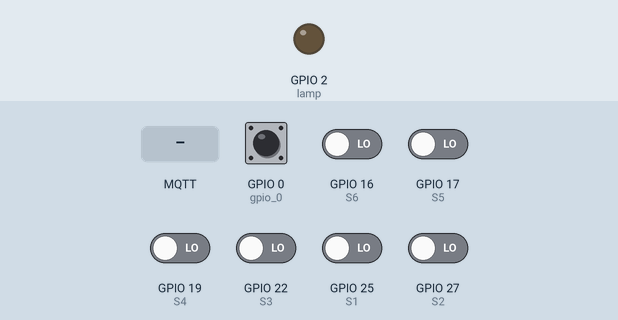
A sketch run on a simulated ESP32. Parts: output pins drawn as LEDs (lit = HIGH). Dashed ring = blinking. The inputs (shaded band) are chosen by the test bench; at power-on: GPIO 0 (gpio_0) HIGH, GPIO 16 (S6), GPIO 17 (S5), GPIO 19 (S4), GPIO 22 (S3), GPIO 25 (S1), GPIO 27 (S2) LOW. WiFi joins after 1.5 s; servers stay silent unless stated; no MQTT or app messages arrive unless stated; pins used as bus, display or sensor lines are not drawn; what the sketch prints to the serial monitor is not drawn.

Above: at 2.7 s.
2.8 s: GPIO 16 (S6) driven HIGH
4.3 s: MQTT message "1" arrives on the first subscribed topic
5.8 s: GPIO 0 (gpio_0) pulsed LOW 5 times (0.12 s each, 0.3 s apart)
At 6.37 s:
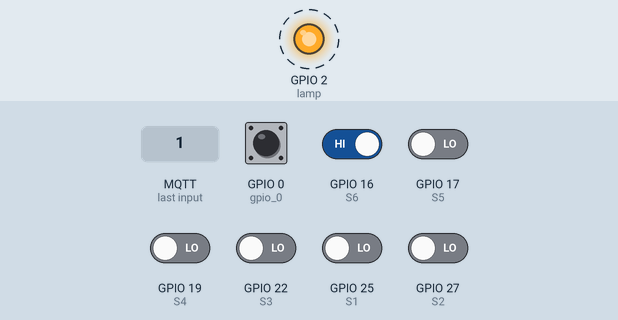
Timing chart, 0 to 8.8 s (numbered marks = the images above; inputs shaded):
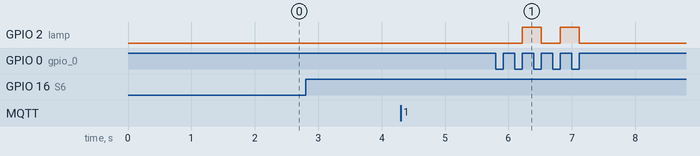

Measured:
- after the input at 2.8 s, every drawn part: stays the same
- after the input at 4.3 s, every drawn part: stays the same
- after the input at 5.8 s, GPIO 2 (lamp): alternates HIGH for 0.30 s and LOW for 0.30 s, 4 changes in all, then stays LOW, starting after 0.42 s

The sketch:

esp_32.ino
```cpp
#include "secrets.h"
#include <WiFiClientSecure.h>
#include <PubSubClient.h>
#include <ArduinoJson.h>
#include "WiFi.h"

#define AWS_IOT_PUBLISH_TOPIC   "lamda"
#define AWS_IOT_SUBSCRIBE_TOPIC "esp32/sub"

#define lamp 2
#define gpio_0 0
String myid;
bool sflag;
bool report=0;
bool reportstate;
bool check=0;
int switc;
WiFiClientSecure net = WiFiClientSecure();
PubSubClient client(net);

//switch configurations
const int S1 = 25;
const int S2 = 27;
const int S3 = 22;
const int S4 = 19;
const int S5 = 17;
const int S6 = 16;

//relay configurations
const int r1 = 33;
const int r2 = 26;
const int r3 = 21;
const int r4 = 18;
const int r5 = 5;
const int r6 = 4;

volatile unsigned long lastDebounceTime = 0;
volatile unsigned long debounceDelay = 10;
bool state1,state2,state3,state4,state5,state6;

void RelayControl(int sw,bool sta)
{
check=1;
report=1;
switc=sw;
reportstate=sta;
switch(sw)
  {
    case 1:
    digitalWrite(r1,!sta);
    break;

    case 2:
    digitalWrite(r2,!sta);
    break;

    case 3:
    digitalWrite(r3,!sta);
    break;

    case 4:
    digitalWrite(r4,!sta);;
    break;

    case 5:
    digitalWrite(r5,!sta);
    break;

    case 6:
    digitalWrite(r6,!sta);
    break;
  }

}

void SwitchControl(int sw)
{
  report=1;
  switc=sw;
  if ((millis() - lastDebounceTime) > debounceDelay)
  {
  Serial.println("working" + String(sw));
  switch(sw)
  {
    case 1:
    state1=!state1;
    reportstate=state1;
    digitalWrite(r1,!state1);
    Serial.println(state1);
    break;

    case 2:
    state2=!state2;
    reportstate=state2;
    digitalWrite(r2,!state2);
    Serial.println(state2);
    break;

    case 3:
    state3=!state3;
    reportstate=state3;
    digitalWrite(r3,!state3);
    Serial.println(state3);
    break;

    case 4:
    state4=!state4;
    reportstate=state4;
    digitalWrite(r4,!state4);
    Serial.println(state4);
    break;

    case 5:
    state5=!state5;
    reportstate=state5;
    digitalWrite(r5,!state5);
    Serial.println(state5);
    break;

    case 6:
    state6=!state6;
    reportstate=state6;
    digitalWrite(r6,!state6);
    Serial.println(state6);
    break;
  }
  lastDebounceTime = millis();
  }
}

void ReportState()
{
  if (!client.connected()) {
    connectAWS();
  }
  StaticJsonDocument<200> doc;
  doc["type"] = "action";
  doc["id"] = "123";
  doc["Switch_id"] = (myid +"-"+String(switc));
  doc["stat"]= reportstate;
  char jsonBuffer[512];
  serializeJson(doc, jsonBuffer); // print to client
  client.publish(AWS_IOT_PUBLISH_TOPIC, jsonBuffer);
  report=0;
}

void connectAWS()
{
  WiFi.mode(WIFI_STA);
  WiFi.begin(WIFI_SSID, WIFI_PASSWORD);

  Serial.println("Connecting to Wi-Fi");

  while (WiFi.status() != WL_CONNECTED)
  {
    delay(500);
    Serial.print(".");
  }

  // Configure WiFiClientSecure to use the AWS IoT device credentials
  net.setCACert(AWS_CERT_CA);
  net.setCertificate(AWS_CERT_CRT);
  net.setPrivateKey(AWS_CERT_PRIVATE);

  // Connect to the MQTT broker on the AWS endpoint we defined earlier
  client.setServer(AWS_IOT_ENDPOINT, 8883);

  // Create a message handler
  client.setCallback(messageHandler);

  Serial.println("Connecting to AWS IOT");

  while (!client.connect(THINGNAME))
  {
    Serial.print(".");
    delay(100);
  }

  if (!client.connected())
  {
    Serial.println("AWS IoT Timeout!");
    return;
  }
  else
  {
  // Subscribe to a topic
  client.subscribe(myid.c_str());
  Serial.println("AWS IoT Connected!");
  }


}

void sendConfigData()
{
   //write code to find the connected switch
  Serial.print("sending message : ");
  Serial.println(AWS_IOT_PUBLISH_TOPIC);
  StaticJsonDocument<200> doc;
  doc["type"] = "config";
  doc["id"] = "123";
  doc["Switch_id"] = "";
  doc["stat"]= false;
  //doc["device_id"] = myid;
  JsonArray list = doc.createNestedArray("device_list");
  // Add pin no of relay as values to the list

  list.add(myid +"."+"1");
  list.add(myid +"."+"2");
  list.add(myid +"."+"3");
  char jsonBuffer[512];
  serializeJson(doc, jsonBuffer); // print to client

  client.publish(AWS_IOT_PUBLISH_TOPIC, jsonBuffer);
}

void messageHandler(char* topic, byte* payload, unsigned int length)
{
  Serial.print("incoming: ");
  Serial.println(topic);

  StaticJsonDocument<200> doc;
  deserializeJson(doc, payload);
  int Switc = doc["Switch"]; // int has to be replaced with the datattype of the incomming file
  bool stat=doc["stat"];

   Serial.println();
   Serial.println(Switc);
   Serial.println(stat);
   RelayControl(Switc,stat);
  /*for (int i = 0; i < length; i++)
  {
    Serial.print((char)payload[i]); // Pring payload content
  }*/
  Serial.println();
}

void publishMessage()   // to publish msg to aws
{
  if (!client.connected()) {
    connectAWS();
  }
  Serial.print("sending message : ");
  Serial.println(AWS_IOT_PUBLISH_TOPIC);
  StaticJsonDocument<200> doc;
  doc["myid"] = myid;
  doc["state"] = sflag;
  char jsonBuffer[512];
  serializeJson(doc, jsonBuffer); // print to client
  client.publish(AWS_IOT_PUBLISH_TOPIC, jsonBuffer);

}


void setup()
{
  Serial.begin(115200);
  myid=WiFi.macAddress();
  myid.replace(":","_");
  //sendConfigData();
  Serial.println("my id : " + myid);
  pinMode (lamp, OUTPUT);
  pinMode (gpio_0, INPUT);
  digitalWrite(lamp, LOW);
  sflag=true;

  //switch
  pinMode(S1, INPUT_PULLDOWN);
  pinMode(S2, INPUT_PULLDOWN);
  pinMode(S3, INPUT_PULLDOWN);
  pinMode(S4, INPUT_PULLDOWN);
  pinMode(S5, INPUT_PULLDOWN);
  pinMode(S6, INPUT_PULLDOWN);

  //relay
  pinMode(r1, OUTPUT);
  pinMode(r2, OUTPUT);
  pinMode(r3, OUTPUT);
  pinMode(r4, OUTPUT);
  pinMode(r5, OUTPUT);
  pinMode(r6, OUTPUT);
  delay(10);
  state1=digitalRead(S1);
  state2=digitalRead(S2);
  state3=digitalRead(S3);
  state4=digitalRead(S4);
  state5=digitalRead(S5);
  state6=digitalRead(S6);
  digitalWrite(r1,!state1);
  digitalWrite(r2,!state2);
  digitalWrite(r3,!state3);
  digitalWrite(r4,!state4);
  digitalWrite(r5,!state5);
  digitalWrite(r6,!state6);

  //config();
  attachInterrupt(digitalPinToInterrupt(S1), [] { SwitchControl(1); }, CHANGE);
  attachInterrupt(digitalPinToInterrupt(S2), [] { SwitchControl(2); }, CHANGE);
  attachInterrupt(digitalPinToInterrupt(S3), [] { SwitchControl(3); }, CHANGE);
  attachInterrupt(digitalPinToInterrupt(S4), [] { SwitchControl(4); }, CHANGE);
  attachInterrupt(digitalPinToInterrupt(S5), [] { SwitchControl(5); }, CHANGE);
  attachInterrupt(digitalPinToInterrupt(S6), [] { SwitchControl(6); }, CHANGE);
  connectAWS();
}


void loop()
{
  if(check)
  {
  state1=digitalRead(S1);
  state2=digitalRead(S2);
  state3=digitalRead(S3);
  state4=digitalRead(S4);
  state5=digitalRead(S5);
  state6=digitalRead(S6);
  check=0;
  }
  if (!client.connected()) {
    connectAWS(); // Reconnect to AWS IoT if disconnected
  }

  if (WiFi.status() != WL_CONNECTED) {
    Serial.println("WiFi disconnected. Reconnecting...");
    WiFi.begin(WIFI_SSID, WIFI_PASSWORD); // Reconnect to WiFi
    delay(500);
    Serial.print(".");
   // Serial.println("WiFi reconnected.");
  }
  client.loop();
  if (digitalRead(gpio_0) == LOW)
  {
    while (digitalRead(gpio_0) == LOW);
    sflag=!sflag;
    digitalWrite(lamp, sflag);
    publishMessage();
  }
  if(report)
  ReportState();
  delay(100);
}
```

secrets.h
```cpp
#include <pgmspace.h>

#define SECRET
#define THINGNAME "home_auto"                         //change this

const char WIFI_SSID[] = "realme";               //change this
const char WIFI_PASSWORD[] = "12345678";           //change this
const char AWS_IOT_ENDPOINT[] = "aal0jkuij6i6u-ats.iot.ap-south-1.amazonaws.com";       //change this

// Amazon Root CA 1
static const char AWS_CERT_CA[] PROGMEM = R"EOF(
-----BEGIN CERTIFICATE-----
MIIDQTCCAimgAwIBAgITBmyfz5m/jAo54vB4ikPmljZbyjANBgkqhkiG9w0BAQsF
ADA5MQswCQYDVQQGEwJVUzEPMA0GA1UEChMGQW1hem9uMRkwFwYDVQQDExBBbWF6
b24gUm9vdCBDQSAxMB4XDTE1MDUyNjAwMDAwMFoXDTM4MDExNzAwMDAwMFowOTEL
MAkGA1UEBhMCVVMxDzANBgNVBAoTBkFtYXpvbjEZMBcGA1UEAxMQQW1hem9uIFJv
b3QgQ0EgMTCCASIwDQYJKoZIhvcNAQEBBQADggEPADCCAQoCggEBALJ4gHHKeNXj
ca9HgFB0fW7Y14h29Jlo91ghYPl0hAEvrAIthtOgQ3pOsqTQNroBvo3bSMgHFzZM
9O6II8c+6zf1tRn4SWiw3te5djgdYZ6k/oI2peVKVuRF4fn9tBb6dNqcmzU5L/qw
IFAGbSNz/0egwLX0tdHA114gk957EWW67c4cX8jJGKLhD+rcdqsq08p8kDi1L
93FcXmn/6pUCyziKrlA4b9v7LWIbxcceVOF34GfID5yHI9Y/QCB/IIDEgEw+OyQm
A4IBAQCY8jdaQZChGsV2USggNiMOruYou6r4lK5IpDB/G/wkjUu0yKGX9rbxenDI
U5PMCCjjmCXPI6T53iHTfIUJrU6adTrCC2qJeHZERxhlbI1Bjjt/msv0tadQ1wUs
N+gDS63pYaACbvXy8MWy7Vu33PqUXHeeE6V/Uq2V8viTO96LXFvKWlJbYK8U90vv
o/ufQJVtMVT8QtPHRh8jrdkPSHCa2XV4cdFyQzR1bldZwgJcJmApzyMZFo6IQ6XU
5MsI+yMRQ+hDKXJioaldXgjUkK642M4UwtBV8ob2xJNDd2ZhwLnoQdeXeGADbkpy
rqXRfboQnoZsG4q5WTP468SQvvG5
-----END CERTIFICATE-----
)EOF";

// Device Certificate                                               //change this
static const char AWS_CERT_CRT[] PROGMEM = R"KEY(
-----BEGIN CERTIFICATE-----
MIIDWTCCAkGgAwIBAgIUHSLOrrPZfHTxlBvsnFzCkhKeSN8wDQYJKoZIhvcNAQEL
BQAwTTFLMEkGA1UECwxCQW1hem9uIFdlYiBTZXJ2aWNlcyBPPUFtYXpvbi5jb20g
SW5jLiBMPVNlYXR0bGUgU1Q9V2FzaGluZ3RvbiBDPVVTMB4XDTIzMTAxMjE0MzY0
MVoXDTQ5MTIzMTIzNTk1OVowHjEcMBoGA1UEAwwTQVdTIElvVCBDZXJ0aWZpY2F0
ZTCCASIwDQYJKoZIhvcNAQEBBQADg9PIZf0UvAE12IyJed4x0
od6FMlP00D4a/Vo/nLTjNR061Bw3a5O97QZ6uh0z2smdRX2rQTo8eICjDMR86I/3
YkAfgANgoAJjbsYrm0jJzUmM7fNFIJV5j0J/Z+hhW8l6pKHeRP0JeEHq4tdsg1CU
y3ZKhW62V2c/eTEwWnZ/Prysg+qPbVepKkn1nD2ZbIxJ4mETmAkzQqN8v2TBJGAY
k0lBV0txXnZ46uCo2pTa93VQIh7IQv29FFlTSpeX8qbCmPIVKFEam/PwdqxBFYxa
jgBdxAiasNAOODTQ7ZGkcB6dgxu95I5d1R7Bv+uPdZ6IwaZTiuUb6fjLtap6Pujn
5tH+0AM2zZd6TsIOE6JqueMNmQpVrskdd9OMRQh1Hb0MLmZ5J7SviAmRg+HYgAMt
klWJrEN+PcxWzzO1ym+jBtLHpEVfLwPFmlxROED3mY52l1ab9Jse7Ot2BKhZ
-----END CERTIFICATE-----


)KEY";

// Device Private Key                                               //change this
static const char AWS_CERT_PRIVATE[] PROGMEM = R"KEY(
-----BEGIN RSA PRIVATE KEY-----
MIIEpAIBAAKCAQEAt4DbQVSi2Aygxz7v8+5BRwscOd80xS8Kg0754MpOjkdwzeur
d3oMeh8Nht0UEDf08hl/RS8ATXYjIl53jHSh3oUyU/TQPhr9Wj+ctOM1HTrUHDdr
k73tBnq6HTPayZ1FfatBOjx4gKMMxHzoj/diQB+AA2CgAmNuxiubSMnNSYzt80Ug
lXmPQn9n6GFbyXqkod5E/Ql4Qeri12yDUJTLdkqFbrZXZz95MTBadn8+vKyD6o9t
V6kqSfWcPZlsjEniYROYCTNCo3y/ZMEkYBgWduLHGWbO88RcopTvM4/Gqd1+Umn3
oCaIdoUYWL9P5W/YW9exu+vZ5OBiDOgqqVTBU75sFjBuBvoN4jVsvgLZ0XUrM3R
0vR5z5X6UNKEHDAyzstQUPuivr9Eqx53n6O+is
SVk9bIVGUmPk8PirMQHuRbXJ5D9tASqlvGcz5poIbable5mxvcQzGiD1N77FbJF6
8kRAzSgv0OlhZCGMZznAFHrEvlo4j/zyemmdxSJ70IB9VEe91xTM6egSOBROlLH2
UY5pmyal6YUhG5nkLR51i1upnDq9cSEgf2pbUmx6flIsg1wZSuhl+MuV9ixxiejy
P+TOe0ECgYEA4q+GUh4zXwEyGnOjamkcG/tGKqQVsoNNur/GCpoVj55ra2/afsVO
1ZAQLtkTZL7yJj1FfUFdjsECgYAtuhW87U5aeIrOltesyXaFEZENrnZGpC8TBpsa
xYz5EGIfhVmqo83/23fsP6i5wfHCUtpdHEqQAuGVvBXA6qqkjorCZt0n7lfeix9z
HJ7vBKbptq6gQGblvh84zQ3S4lGW/RTb6UwJMBqBGb8unO4AkZAKunxPuzEr+usn
pvuzAwKBgQDKHy1mbrbij/z6Ixdlc1sMFm7piPVWcuwE5KIP8pdKmi0UFyuRarZy
+xwMyEMYC54ex3MoTkQVv8RTRwS4/5o3lt1oPeiMfYsTqe6oW085BBdnlV5izyRH
SrXOz/ZnPtpOSIqI+BuEelD2ggMyVT5DEt1ycS2amm6DKttQXNQepw==
-----END RSA PRIVATE KEY-----
)KEY";
```
